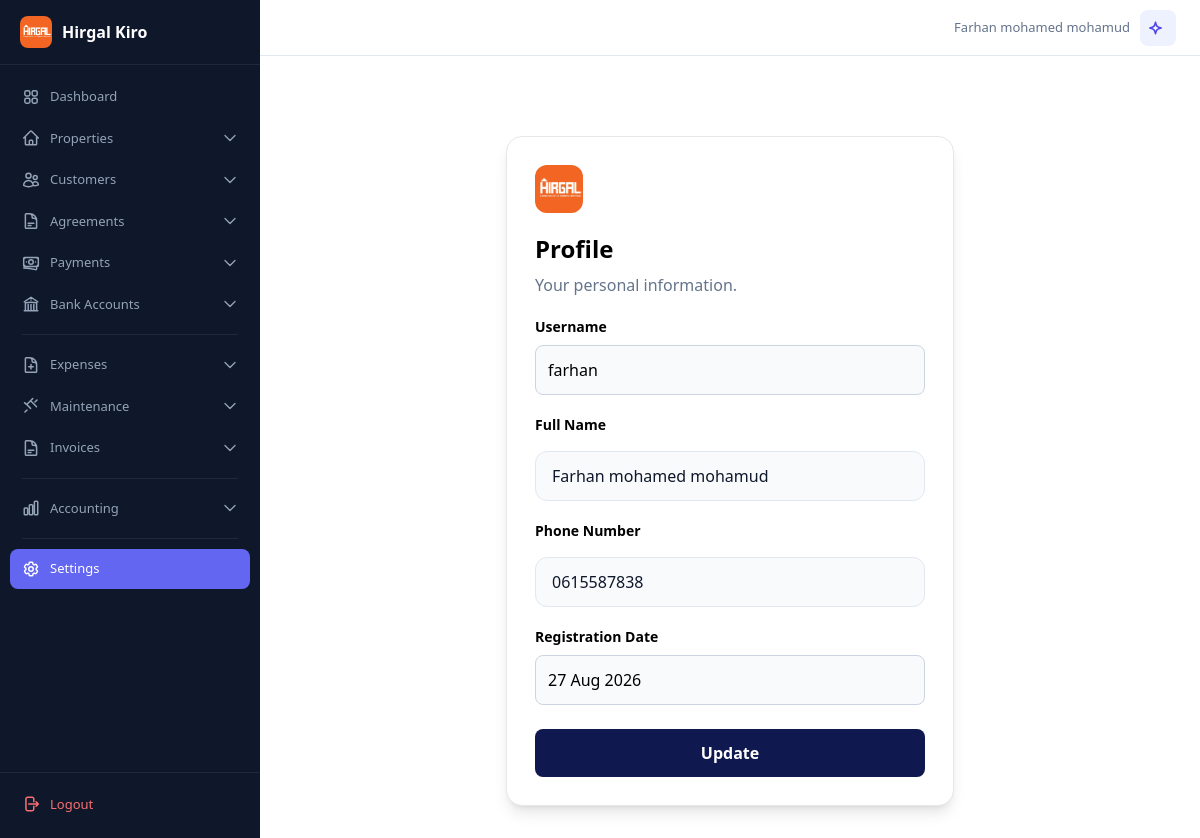
/profile/ (signed in), run on the app's committed database.
### accounts/models.py (models this page shows, shortened)
class User(AbstractBaseUser, PermissionsMixin):
    username = models.CharField(max_length=50, unique=True)
    phone_number = models.CharField(max_length=20, unique=True)
    full_name = models.CharField("Magaca oo buuxa", max_length=150)
    managed_account = models.ForeignKey(
        "self",
        on_delete=models.SET_NULL,
        null=True,
        blank=True,
        related_name="managed_users",
        verbose_name="Sii gelitaanka akoonka (Managed Account)",
        help_text="Dooro akoonka uu isticmaalahani maamulayo xogtiisa (Tusaale: Farxaan)."
    )
    is_active = models.BooleanField(default=True)
    is_approved = models.BooleanField("La ansixiyay", default=False)
    is_staff = models.BooleanField(default=False)
    can_use_chatbot = models.BooleanField("AI Chatbot", default=False, help_text="Ikhtiyaari: Ogolow isticmaalahan inuu isticmaalo AI Chatbot")
    date_joined = models.DateTimeField(auto_now_add=True)
    objects = UserManager()
    USERNAME_FIELD = "username"
    REQUIRED_FIELDS = ["phone_number", "full_name"]

### web/views.py (the view, shortened to what this page needs)
# urls.py: path("profile/", ProfileView.as_view(), name="web-profile"),
class ProfileView(LoginRequiredMixin, View):
    login_url = "/login/"
    def get(self, request):
        form = UserProfileForm(instance=request.user)
        return render(request, "web/profile.html", {"form": form})

### web/forms.py
class UserProfileForm(forms.ModelForm):
    class Meta:
        model = User
        fields = ("full_name", "phone_number")
        labels = {
            "full_name": "Full Name",
            "phone_number": "Phone Number",
        }
    def __init__(self, *args, **kwargs):
        super().__init__(*args, **kwargs)
        _style_fields(self)

### web/context_processors.py (called while the page is built)
def language_context(request):
    lang = request.GET.get("lang") or request.session.get("language", "en")
    if lang not in ("en", "so"):
        lang = "en"
    request.session["language"] = lang
    return {"current_language": lang}

### web/forms.py (called while the page is built)
def _style_fields(form):
    for field in form.fields.values():
        if isinstance(field.widget, (forms.Select, forms.SelectMultiple)):
            field.widget.attrs["class"] = FORM_SELECT
        else:
            field.widget.attrs["class"] = FORM_INPUT

### templates/web/profile.html (shortened to what this page needs)
{% extends "base.html" %}
{% load static %}
{% block content %}
<section class="mx-auto mt-12 max-w-md rounded-2xl border bg-white p-7 shadow-lg">
    <img src="{% static 'logoHirgal.png' %}" alt="Hirgal Kiro" class="h-12 w-12 rounded-xl object-cover">
    <h1 class="mt-5 text-2xl font-bold">Profile</h1>
    <p class="mt-2 text-slate-500">Your personal information.</p>
    <form method="post" class="mt-5">
        <label class="mb-2 block text-sm font-semibold">Username</label>
        <input type="text" value="{{ user.username }}" class="w-full rounded-lg border border-slate-300 bg-slate-50 px-3 py-3 outline-none" readonly>
        <label class="mb-2 mt-5 block text-sm font-semibold">Full Name</label>
        {{ form.full_name }}
        <label class="mb-2 mt-5 block text-sm font-semibold">Phone Number</label>
        {{ form.phone_number }}
        <label class="mb-2 mt-5 block text-sm font-semibold">Registration Date</label>
        <input type="text" value="{{ user.date_joined|date:'d M Y' }}" class="w-full rounded-lg border border-slate-300 bg-slate-50 px-3 py-3 outline-none" readonly>
        <button class="mt-6 w-full rounded-lg bg-ink px-4 py-3 font-bold text-white hover:bg-indigo-900" type="submit">Update</button>
    </form>
</section>
{% endblock %}

### templates/base.html (shortened to what this page needs)
{% load static %}
<!doctype html>
<html lang="en">
<head>
    <script src="https://cdn.tailwindcss.com"></script>
</head>
<body>
    <div class="app-layout">
        {% if user.is_authenticated %}
        {% include "includes/sidebar.html" %}
        {% endif %}
        <div class="main-content"{% if not user.is_authenticated %} style="margin-left: 0"{% endif %}>
            {% if user.is_authenticated %}
            <div class="topbar no-print">
                <div class="topbar-right">
                    <span class="topbar-user">{{ request.user.full_name|default:request.user.username }}</span>
                    <a href="{% url 'web-chatbot' %}" class="rounded-lg bg-indigo-50 p-2 text-indigo-600 hover:bg-indigo-100" title="AI Assistant">
                    </a>
                </div>
            </div>
            {% endif %}
            <div class="p-4 md:p-6 lg:p-8">{% block content %}{% endblock %}</div>
        </div>
    </div>
</body>
</html>

### templates/base.html (style rules this page uses)
.app-layout { display: flex; min-height: 100vh; }
.main-content { flex: 1; margin-left: 260px; min-height: 100vh; }
.topbar { display: flex; align-items: center; justify-content: space-between; height: 56px; padding: 0 24px; background: white; border-bottom: 1px solid #e2e8f0; position: sticky; top: 0; z-index: 30; }
.topbar-right { display: flex; align-items: center; gap: 10px; }
.topbar-user { font-size: 13px; color: #64748b; font-weight: 500; }

### data on the page
User: user.full_name "Farhan mohamed mohamud", username "farhan", full_name "Farhan mohamed mohamud", phone_number "0615587838", date_joined "27 Aug 2026"
